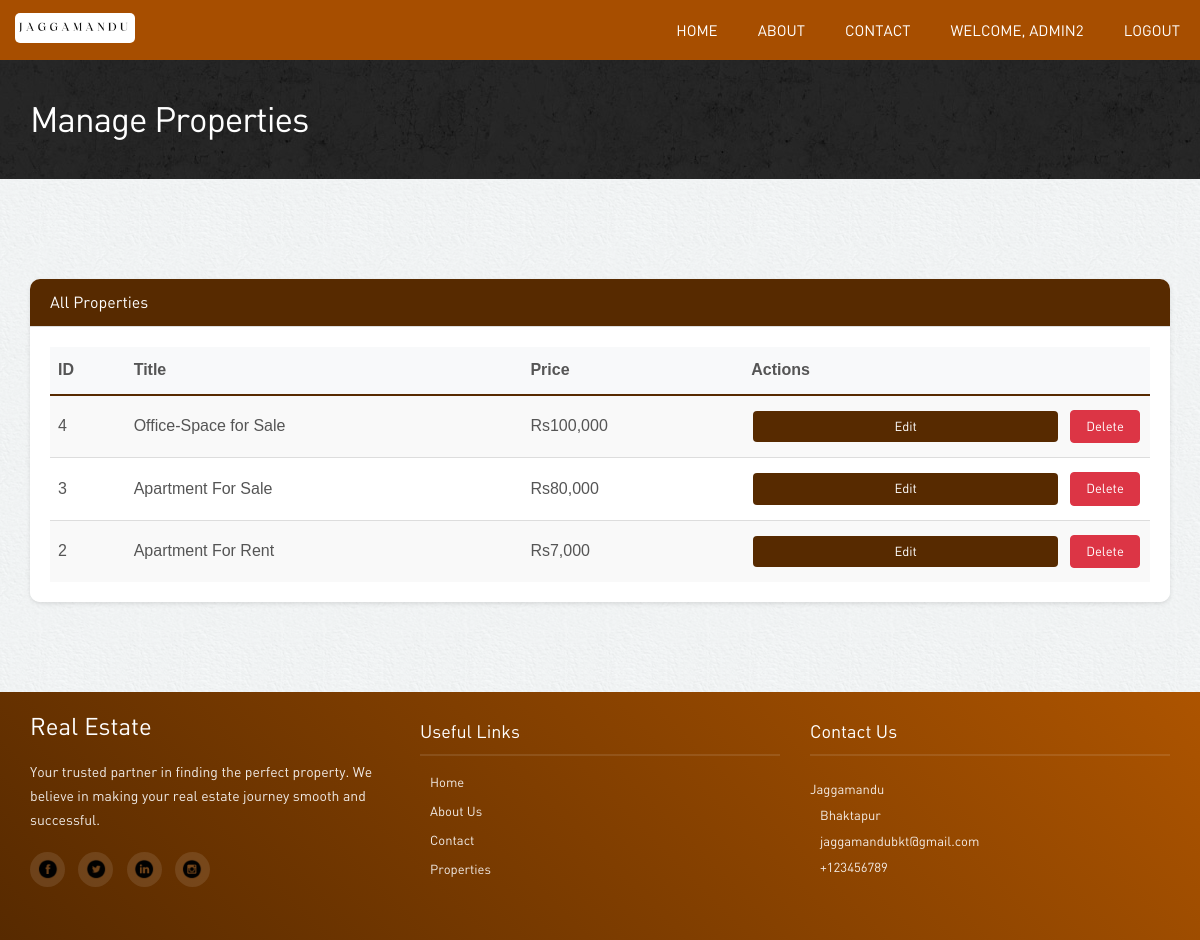
Screenshot of /admin/manage-properties.php (signed in) with the database file from the repository.
### tables this page shows
CREATE TABLE `properties` (
  `property_id` int(10) NOT NULL AUTO_INCREMENT,
  `property_title` varchar(150) NOT NULL,
  `property_details` text,
  `price` float NOT NULL,
  `property_address` varchar(200) NOT NULL,
  `property_img` text,
  `floor_space` varchar(20) NOT NULL,
  `agent_id` int(10) NOT NULL,
  `user_id` int(10) NOT NULL,
  PRIMARY KEY (`property_id`),
  KEY `agent_id` (`agent_id`),
  KEY `user_id` (`user_id`),
  CONSTRAINT `fk_property_agent` FOREIGN KEY (`agent_id`) REFERENCES `agent` (`agent_id`) ON DELETE RESTRICT ON UPDATE CASCADE,
  CONSTRAINT `fk_property_user` FOREIGN KEY (`user_id`) REFERENCES `users` (`user_id`) ON DELETE RESTRICT ON UPDATE CASCADE
);

### admin/manage-properties.php (the view, shortened to what this page needs)
<?php
include_once "../includes/connection.php";
include '../includes/nav.php';
$query = "SELECT * FROM properties ORDER BY property_id DESC";
$result = mysqli_query($con, $query);
?>
<!DOCTYPE html>
<html lang="en">
<head>
</head>
<body>
<div class="inside-banner">
    <div class="container">
        <h2>Manage Properties</h2>
    </div>
</div>
<div class="container">
    <div class="properties-listing spacer">
        <div class="panel panel-default">
            <div class="panel-heading">
                <h3 class="panel-title">All Properties</h3>
            </div>
            <div class="panel-body">
                <div class="table-responsive">
                    <table class="table table-striped">
                        <thead>
                            <tr>
                                <th>ID</th>
                                <th>Title</th>
                                <th>Price</th>
                                <th>Actions</th>
                            </tr>
                        </thead>
                        <tbody>
                            <?php while ($property = mysqli_fetch_assoc($result)): ?>
                                <tr>
                                    <td><?php echo $property['property_id']; ?></td>
                                    <td><?php echo htmlspecialchars($property['property_title']); ?></td>
                                    <td>Rs<?php echo number_format($property['price']); ?></td>
                                    <td>
                                        <div class="action-buttons">
                                            <a href="edit-property.php?id=<?php echo $property['property_id']; ?>" class="btn btn-primary btn-sm">Edit</a>
                                            <form action="" method="POST" style="display: inline;"
                                                  onsubmit="return confirm('Are you sure you want to delete this property?');">
                                                <button type="submit" name="delete_property" class="btn btn-danger btn-sm">Delete</button>
                                            </form>
                                        </div>
                                    </td>
                                </tr>
                            <?php endwhile; ?>
                        </tbody>
                    </table>
                </div>
            </div>
        </div>
    </div>
</div>
<?php include '../includes/footer.php'; ?>
</body>
</html

### assets/style.css (style rules this page uses)
body { color:#555; font:normal 13px/22px Arial; background:url(../images/bgmain.png) #eee; }
h1,h2,h3,h4,h5 { font-weight:normal; font-family: din;margin: 0;padding: 0;color: #000 }
h2 { font-size: 35px; letter-spacing: -1px;margin-bottom: 20px; }
h3 { margin: 0 0 15px 0; font-size: 25px; }
a { color:#ffffff; text-decoration:none;outline: none; }
.spacer { margin-top: 40px;margin-bottom:40px; }
table { background-color: #fff; }
.btn { border-radius: 5px; font-family: din; outline: none; }
.btn-primary { background: #572a00;border:none;width: 100%;border-radius: 20px; }
.inside-banner { background:url(../images/bginside.jpg) #222;color: #fff; padding: 30px 0; }
.inside-banner h2 { margin: 0; color: #fff; }

### admin/manage-properties.php (style rules this page uses)
:root { --primary-color: #572a00; --hover-color: #562700; --white: #ffffff; --light-bg: #f8f9fa; --shadow: 0 2px 4px rgba(0,0,0,0.1); }
.inside-banner { background-color: var(--primary-color); color: var(--white); padding: 40px 0; margin-bottom: 40px; }
.inside-banner h2 { margin: 0; color: var(--white); }
.panel { border-radius: 10px; box-shadow: var(--shadow); border: none; margin-bottom: 30px; }
.panel-heading { background-color: var(--primary-color) !important; color: var(--white) !important; border-radius: 10px 10px 0 0; padding: 15px 20px; }
.panel-body { padding: 20px; background: var(--white); border-radius: 0 0 10px 10px; }
.btn { border-radius: 5px; padding: 8px 15px; transition: all 0.3s ease; }
.btn-primary { background-color: var(--primary-color); border-color: var(--primary-color); }
.btn-danger { background-color: #dc3545; border-color: #dc3545; }
.table { margin-bottom: 0; }
.table > thead > tr > th { background-color: var(--light-bg); border-bottom: 2px solid var(--primary-color); padding: 12px 8px; }
.table > tbody > tr > td { vertical-align: middle; padding: 12px 8px; }
.properties-listing { padding: 20px 0; }
.table-responsive { border-radius: 10px; }
.btn-sm { padding: 5px 10px; margin: 2px; }
form { margin: 0; }
.action-buttons { display: flex; gap: 8px; justify-content: flex-start; align-items: center; }
.action-buttons .btn { padding: 6px 12px; font-size: 13px; line-height: 1.5; border-radius: 4px; white-space: nowrap; min-width: 70px; text-align: center; }

### rows the page displays
properties: property_id "4", property_title "Office-Space for Sale", price "100,000"
properties: property_id "3", property_title "Apartment For Sale", price "80,000"
properties: property_id "2", property_title "Apartment For Rent", price "7,000"

### other values shown
$_SESSION['username'] "ADMIN2"
